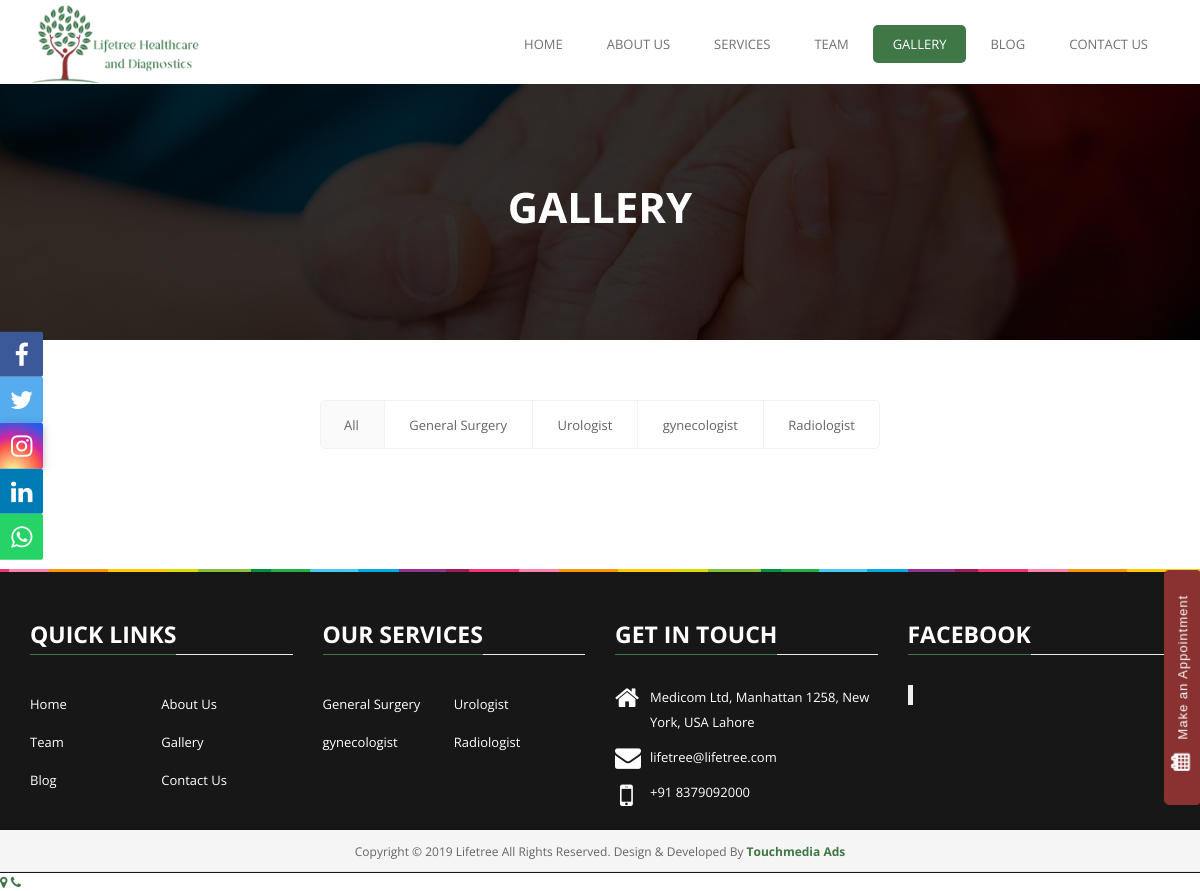
/View-gallery-of-Lifetree-Healthcare-And-Diagnostics, run on the app's committed database.
### treefile/models.py (models this page shows, shortened)
class category(models.Model):
    name = models.CharField(max_length=100)
    image = models.ImageField(upload_to='pics')
    date = models.DateField(("Date"), default=datetime.date.today)
    content = HTMLField()

### treefile/views.py (the view)
# urls.py: path('View-gallery-of-Lifetree-Healthcare-And-Diagnostics', views.galleryPage, name="gallery-page"),
def galleryPage(req):
    cat = category.objects.all()
    img = gallery.objects.all()
    context = {
        'category' : cat,
        'image' : img
    }
    return render(req, 'gallery.html', context)

### templates/gallery.html (shortened to what this page needs)
{% extends "base.html" %}
{% load static %}
{% block content %}
			<section class="sub-page-banner text-center" data-stellar-background-ratio="0.3">
				<div class="overlay"></div>
				<div class="container">
					<h1 class="entry-title">Gallery</h1>
				</div>
			</section>
			<div id="sub-page-content" class="clearfix">
				<div class="container">
					<section class="gallery no-padding">
							<div class="gallery-filter-nav">
                                <div class="filter active" data-filter="all">All</div>
                                {% for cat in category %}
                                    <div class="filter" data-filter=".ids{{ cat.id}}">{{ cat.name}}</div>
                                {% endfor %}
							</div>
					</section>
				</div>
			</div>
{% endblock content %}

### templates/base.html (shortened to what this page needs)
{% load static %}
<!DOCTYPE html>
<html lang="en" class="no-js">
    <head>
        <link rel="stylesheet" id="color" href="{% static 'css/blue.css' %}">
        <link rel="stylesheet" href="{% static 'css/medicom.css' %}">
        <link rel="stylesheet" href="{% static 'css/bootstrap.css' %}">
        <link rel="stylesheet" href="{% static 'css/forstyle.css' %}">
        <link rel="stylesheet" href="https://stackpath.bootstrapcdn.com/font-awesome/4.7.0/css/font-awesome.min.css">
    </head>
    <body class="fixed-header">
        <div id="wrapper" class="clearfix">
            <header id="header" class="medicom-header">
                <div class="container">
                    <nav class="navbar navbar-default" role="navigation">
                        <div class="navbar-header">
                            <a class="navbar-brand" href="index.html"><img src="{% static 'myimg/logo.png' %}" alt="" title=""></a>
                        </div>
                        <div class="collapse navbar-collapse navbar-right" id="primary-nav">
                            <ul class="nav navbar-nav">
                                <li><a href="{% url 'index-page' %}">Home</a></li>
                                <li><a href="{% url 'about-page' %}">About Us</a></li>
                                <li class="dropdown">
                                    <a href="#" class="dropdown-toggle" data-toggle="dropdown">Services</a>
                                </li>
                                <li><a href="{% url 'team-page' %}">Team</a></li>
                                <li><a href="{% url 'gallery-page' %}">Gallery</a></li>
                                <li><a href="{% url 'blog-page' %}">Blog</a></li>
                                <li><a href="{% url 'contact-page' %}">Contact Us</a></li>
                            </ul>
                        </div>
                    </nav>
                </div>
            </header>
            {% block content %}{% endblock content %}
            <div class="colourfull-row"></div>
            <footer id="footer" class="light">
                <div class="container">
                    <div class="row">
                        <div class="col-md-3">
                            <div class="footer-widget">
                                <h4><span>Quick Links</span></h4>
                                <ul class="footer-nav list-unstyled clearfix widthchang">
                                    <li><a href="{% url 'index-page' %}">Home</a></li>
                                    <li><a href="{% url 'about-page' %}">About Us</a></li>
                                    <li><a href="{% url 'team-page' %}">Team</a></li>
                                    <li><a href="{% url 'gallery-page' %}">Gallery</a></li>
                                    <li><a href="{% url 'blog-page' %}">Blog</a></li>
                                    <li><a href="{% url 'contact-page' %}">Contact Us</a></li>
                                </ul>
                            </div>
                        </div>
                        <div class="col-md-3">
                            <div class="footer-widget">
                                <h4><span>Our Services</span></h4>
                                <ul class="footer-nav list-unstyled clearfix widthchang">
                                    {% for cat in category %}
                                        <li><a href="/Service-Detail/{{ cat.id }}/{{ cat.name | slugify }}">{{ cat.name }}</a></li>
                                    {% endfor %}
                                </ul>
                            </div>
                        </div>
                        <div class="col-md-3">
                            <div class="footer-widget">
                                <h4><span>get in touch</span></h4>
                                <div class="contact-widget">
                                    <i class="fa fa-home"></i>
                                    <p><a href="https://www.google.com/maps/place/Lifetree+Healthcare+%26+Diagnostic,+Polyclinic,+Sonography+Centre,+Color+Doppler+in+Hinjewadi/@18.5915113,73.7439204,15z/data=!4m2!3m1!1s0x0:0xb370f3312216fce3?sa=X&ved=2ahUKEwiwzJWyuvjkAhUD73MBHUmTATIQ_BIwE3oECA8QCA">
                                    Medicom Ltd, Manhattan 1258, New York, USA Lahore</a></p>
                                    <i class="fa fa-envelope"></i>
                                    <p><a href="mailto: ">lifetree@lifetree.com</a></p>
                                    <i class="fa fa-mobile"></i>
                                    <p><a href="tel: 918379092000 ">+91 8379092000</a></p>
                                </div>
                            </div>
                        </div>
                        <div class="col-md-3">
                                <div class="footer-widget">
                                    <h4><span>Facebook</span></h4>
                                    <div class="twitter-widget">
                                            <div class="fb-page" data-href="https://www.facebook.com/Pediatric-center-and-surgical-clinic-Aundh-341799735956172" data-tabs="timeline" data-height="218" data-small-header="true" data-adapt-container-width="true" data-hide-cover="false" data-show-facepile="true"><blockquote cite="https://www.facebook.com/Pediatric-center-and-surgical-clinic-Aundh-341799735956172" class="fb-xfbml-parse-ignore"><a href="https://www.facebook.com/Pediatric-center-and-surgical-clinic-Aundh-341799735956172"></a></blockquote></div>
                                    </div>
                                </div>
                            </div>
                    </div>
                </div>
                <p class="copyright text-center">Copyright &copy; {% now 'Y' %} Lifetree All Rights Reserved. Design & Developed By <a href="http://touchmediaads.com">Touchmedia Ads</a></p>
            </footer>
        </div>
        <div class="icon-barss">
            <a href="https://www.facebook.com/Pediatric-center-and-surgical-clinic-Aundh-341799735956172" class="facebook"><i class="fa fa-facebook"></i></a>
            <a href="#" class="twitter"><i class="fa fa-twitter"></i></a>
            <a href="#" class="instagram"><i class="fa fa-instagram"></i></a>
            <a href="#" class="linkedin"><i class="fa fa-linkedin"></i></a>
            <a href="#" class="whatapp"><i class="fa fa-whatsapp"></i></a>
        </div>
        <a class="naviga" target="_blank" href="https://www.google.com/maps/place/Lifetree+Healthcare+%26+Diagnostic,+Polyclinic,+Sonography+Centre,+Color+Doppler+in+Hinjewadi/@18.5915113,73.7439204,15z/data=!4m5!3m4!1s0x0:0xb370f3312216fce3!8m2!3d18.5915113!4d73.7439204"> <i class="fa fa-map-marker"></i></a>
        <a class="subfloat" href="#AppointMent"> <i class="fa fa-calendar"></i> Make an Appointment</a>
        <a class="calling" href="tel: 918379092000"> <i class="fa fa-phone"></i></a>
    </body>
</html>

### static/css/blue.css (style rules this page uses)
a { color: #3f7846; }
@media (min-width: 768px) { .navbar-default .navbar-nav > .active > a, .navbar-default .navbar-nav > .active > a:hover, .navbar-default .navbar-nav > .active > a:focus { background-color: #3f7846; } }
footer h4 { color:#3f7846; }
.footer-widget h4 { color:#3f7846 }
footer h4 span { border-bottom:1px solid #3f7846; }
.sub-page-banner .overlay { background:url(../images/blue-overlay.png) repeat; }

### static/css/forstyle.css (style rules this page uses)
.icon-barss { position: fixed; top: 50%; -webkit-transform: translateY(-50%); -ms-transform: translateY(-50%); transform: translateY(-50%); z-index: 11111; }
.icon-barss a { display: block; text-align: center; padding: 5px 10px; transition: all 0.3s ease; color: white; font-size: 25px; border-radius: 0 2px 2px 0; }
.facebook { background: #3B5998; color: white; }
.twitter { background: #55ACEE; color: white; }
.instagram { background: #d6249f; background: radial-gradient(circle at 30% 107%, #fdf497 0%, #fdf497 5%, #fd5949 45%,#d6249f 60%,#285AEB 90%); box-shadow: 0px 3px 10px rgba(0,0,0,.25); color: white; }
.linkedin { background: #007bb5; color: white; }
.whatapp { background: #25D366; color: white; }
.subfloat { position: fixed; bottom: 185px; right: -100px; padding: 8px 25px; background: #893231; z-index: 11111; color: #fff; font-family: 'Rubik', sans-serif; letter-spacing: 1px; font-weight: 500; text-align: center; border-radius: 5px; transform: rotate(-90deg); }
.subfloat i { padding: 0 9px; font-weight: 700; font-size: 18px; }
.sub-page-banner .overlay { background: rgba(0,0,0,0.8); }
.navbar-brand { margin-top: 5px; }
.navbar-brand img { width: 170px; }
.sub-page-banner { height: 256px; }
.entry-title { padding: 90px 0 0; }
footer { padding: 40px 0 1px; }
footer.light { background:#000000e8; }
footer.light li a, footer.light .contact-widget p a, footer.light .contact-widget i, .footer-widget h4 { color: #fff !important; }
footer.light .copyright { margin: 15px 0 0; }
footer.light .copyright a { font-weight: 700; }

### data on the page
category: name "General Surgery"
category: name "Urologist"
category: name "gynecologist"
category: name "Radiologist"
